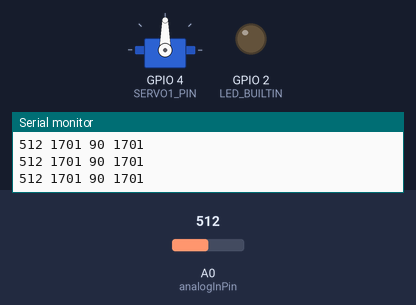
Simulated run of this program. Board: ESP8266 (Wemos D1 mini). Parts: servo, output pins drawn as LEDs (lit = HIGH, except the on-board LED, lit = LOW), the last lines printed to the serial monitor. Inputs (shaded band) come from the test bench; at power-on: A0 (analogInPin) = 512.

Above: at 3.2 s.
3.3 s: A0 (analogInPin) set to 610
At 4.6 s:
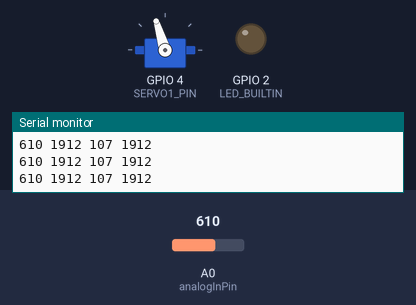
4.9 s: A0 (analogInPin) set to 716
At 5.9 s:
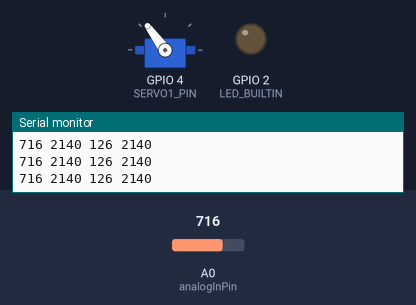
6.5 s: A0 (analogInPin) set to 900
At 7.2 s:
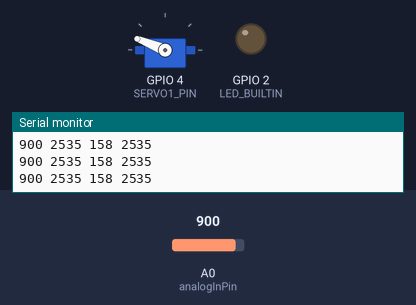
8.1 s: A0 (analogInPin) set to 1023
At 8.5 s:
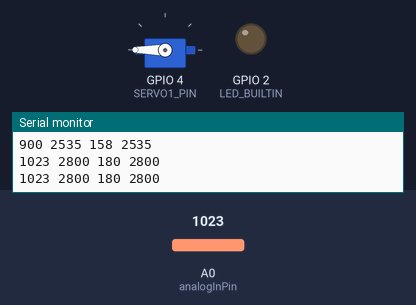
9.7 s: A0 (analogInPin) set to 306
At 11.0 s:
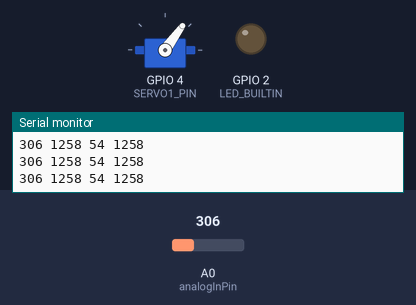
11.3 s: A0 (analogInPin) set to 511
At 12.3 s:
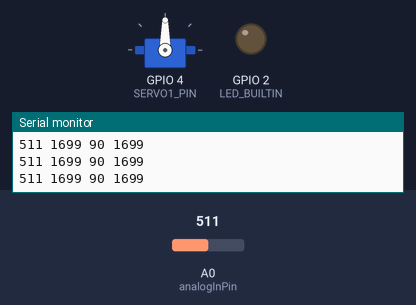
Timing chart, 0 to 13.9 s (numbered marks = the images above; inputs shaded):
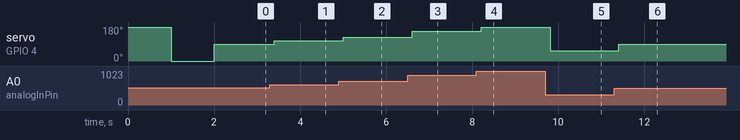

Measured:
- after the input at 3.3 s, servo on GPIO 4 (SERVO1_PIN): 90° → 107° after 0.10 s
- after the input at 4.9 s, servo on GPIO 4 (SERVO1_PIN): 107° → 126° after 0.10 s
- after the input at 6.5 s, servo on GPIO 4 (SERVO1_PIN): 126° → 158° after 0.11 s
- after the input at 8.1 s, servo on GPIO 4 (SERVO1_PIN): 158° → 180° after 0.11 s
- after the input at 9.7 s, servo on GPIO 4 (SERVO1_PIN): 180° → 54° after 0.11 s
- after the input at 11.3 s, servo on GPIO 4 (SERVO1_PIN): 54° → 90° after 0.11 s

The program:

main.cpp
```cpp
//#include <Arduino.h>
#include <servo.h>

uint8_t const SERVO_INC   = 10;
uint8_t const SERVO_MIN_angle   = 0;
uint8_t const SERVO_MAX_angle   = 180;
uint8_t const SERVO_DELAY = 200;
int const SERVO_MIN_us   = 600;
int const SERVO_MAX_us   = 2800;


uint8_t const SERVO1_PIN   = 4; // was0;

const int analogInPin = A0;  // ESP8266 Analog Pin ADC0 = A0
int sensorValue = 0;  // value read from the pot

bool run_endless = false;
Servo MyServo1;

int servo_jump;
int servo_angle;

void my_wait(int ms_period);

void setup(){
  Serial.begin(9600);
  Serial.println("starting  setup()");
  Serial.println(ESP.getChipId());

  pinMode(LED_BUILTIN, OUTPUT);
  MyServo1.attach(SERVO1_PIN,SERVO_MIN_us,SERVO_MAX_us);

  Serial.print("  ON  ");
  digitalWrite(LED_BUILTIN, LOW);
  MyServo1.write(SERVO_MAX_angle);
  delay(1000);
  //yig_wait(1000);

  Serial.print("  OFF  ");
  digitalWrite(LED_BUILTIN, HIGH);
  MyServo1.write(SERVO_MIN_angle);
  delay(1000);
  //yig_wait(1000);

  servo_jump = int((SERVO_MAX_angle-SERVO_MIN_angle)/SERVO_INC);
  Serial.print("servo_jump: ");
  Serial.println(servo_jump);

} // of setup


int tmp_1;
int tmp_2;
bool led_tmp = false;

void loop(){


    /*
    for (int i=800;i<=2500;i+=100) {
      MyServo1.writeMicroseconds(i);
      Serial.print("i: ");
      Serial.print(i);
      tmp_2 = MyServo1.readMicroseconds();
      Serial.print("   uS: ");
      Serial.println(tmp_2);
      delay(400);
    }
    delay(1000);
    if (led_tmp) {
      digitalWrite(LED_BUILTIN, LOW); // turn led on
      led_tmp = false;
    } // of if()
    else {
      digitalWrite(LED_BUILTIN, HIGH); // turn led off
      led_tmp = true;
    }

    return;
    */


    sensorValue = analogRead(analogInPin);
    // tmp_1 = map(sensorValue, 0, 1023, 1000, 2000);


    //Serial.print(" ");
    Serial.print(sensorValue);
    Serial.print(" ");

    // translate the potentiometer value to the microseconds span
    // of the servo (better than angle)
    servo_angle = map(sensorValue, 0, 1023, SERVO_MIN_us, SERVO_MAX_us);
    Serial.print(servo_angle);

    MyServo1.write(servo_angle);
    tmp_1 = MyServo1.read();
    tmp_2 = MyServo1.readMicroseconds();
    Serial.print(" ");
    Serial.print(tmp_1);
    Serial.print(" ");
    Serial.println(tmp_2);


    delay(200);
    //yig_wait(5000);


} // of loop()


void my_wait(int ms_period) {
  unsigned long time_now = millis();
  while(millis() < time_now + ms_period){
  } // of while()
} // of my_wait()
```
